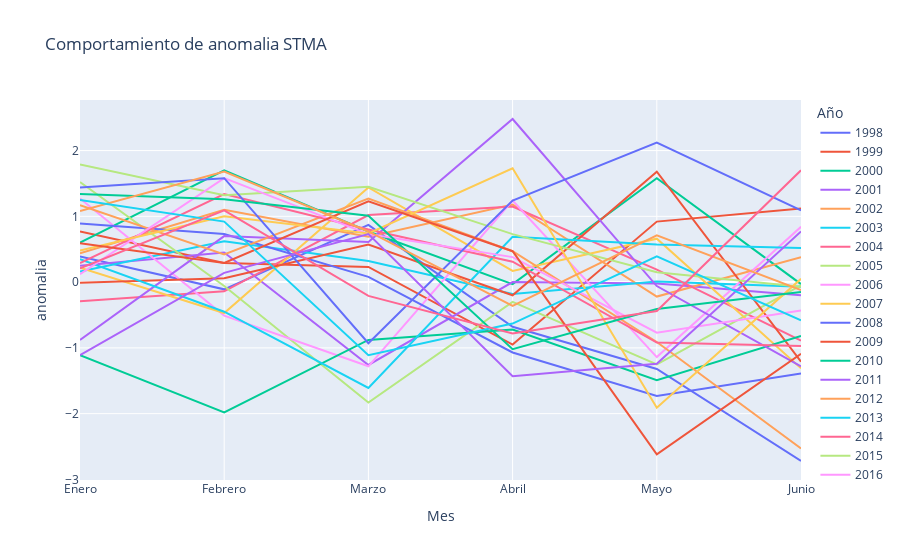

The notebook cell this image was saved under:
### Code cell
meses_orden = ["Enero", "Febrero", "Marzo", "Abril", "Mayo", "Junio"]
df_melted['Mes'] = pd.Categorical(df_melted['Mes'], categories=meses_orden, ordered=True)

# Graficar la serie de tiempo
fig = px.line(df_melted, x='Mes', y='a_atlantico', color='Año',
              labels={'Mes': 'Mes', 'a_atlantico': 'anomalia', 'Año': 'Año'},
              title='Comportamiento de anomalia STMA')

fig.show()

### Figure 1 — Plotly figure (JSON) as saved in the notebook; plotly's stock layout.template omitted (floating-point values rounded to 4 significant figures)
{"data": [{"hovertemplate": "Año=1998<br>Mes=%{x}<br>anomalia=%{y}<extra></extra>", "legendgroup": "1998", "line": {"color": "#636efa", "dash": "solid"}, "marker": {"symbol": "circle"}, "mode": "lines", "name": "1998", "orientation": "v", "showlegend": true, "type": "scatter", "x": ["Enero", "Febrero", "Marzo", "Abril", "Mayo", "Junio"], "xaxis": "x", "y": [0.39, -0.11, 0.87, -0.68, -1.32, -2.72], "yaxis": "y"}, {"hovertemplate": "Año=1999<br>Mes=%{x}<br>anomalia=%{y}<extra></extra>", "legendgroup": "1999", "line": {"color": "#EF553B", "dash": "solid"}, "marker": {"symbol": "circle"}, "mode": "lines", "name": "1999", "orientation": "v", "showlegend": true, "type": "scatter", "x": ["Enero", "Febrero", "Marzo", "Abril", "Mayo", "Junio"], "xaxis": "x", "y": [0.77, 0.29, 0.23, -0.95, 0.92, 1.12], "yaxis": "y"}, {"hovertemplate": "Año=2000<br>Mes=%{x}<br>anomalia=%{y}<extra></extra>", "legendgroup": "2000", "line": {"color": "#00cc96", "dash": "solid"}, "marker": {"symbol": "circle"}, "mode": "lines", "name": "2000", "orientation": "v", "showlegend": true, "type": "scatter", "x": ["Enero", "Febrero", "Marzo", "Abril", "Mayo", "Junio"], "xaxis": "x", "y": [0.6, 1.7, 0.77, -0.03, 1.58, -0.03], "yaxis": "y"}, {"hovertemplate": "Año=2001<br>Mes=%{x}<br>anomalia=%{y}<extra></extra>", "legendgroup": "2001", "line": {"color": "#ab63fa", "dash": "solid"}, "marker": {"symbol": "circle"}, "mode": "lines", "name": "2001", "orientation": "v", "showlegend": true, "type": "scatter", "x": ["Enero", "Febrero", "Marzo", "Abril", "Mayo", "Junio"], "xaxis": "x", "y": [0.25, 0.45, -1.26, 0, -0.02, -0.2], "yaxis": "y"}, {"hovertemplate": "Año=2002<br>Mes=%{x}<br>anomalia=%{y}<extra></extra>", "legendgroup": "2002", "line": {"color": "#FFA15A", "dash": "solid"}, "marker": {"symbol": "circle"}, "mode": "lines", "name": "2002", "orientation": "v", "showlegend": true, "type": "scatter", "x": ["Enero", "Febrero", "Marzo", "Abril", "Mayo", "Junio"], "xaxis": "x", "y": [0.44, 1.1, 0.69, 1.18, -0.22, 0.38], "yaxis": "y"}, {"hovertemplate": "Año=2003<br>Mes=%{x}<br>anomalia=%{y}<extra></extra>", "legendgroup": "2003", "line": {"color": "#19d3f3", "dash": "solid"}, "marker": {"symbol": "circle"}, "mode": "lines", "name": "2003", "orientation": "v", "showlegend": true, "type": "scatter", "x": ["Enero", "Febrero", "Marzo", "Abril", "Mayo", "Junio"], "xaxis": "x", "y": [0.16, 0.62, 0.32, -0.18, 0.01, -0.07], "yaxis": "y"}, {"hovertemplate": "Año=2004<br>Mes=%{x}<br>anomalia=%{y}<extra></extra>", "legendgroup": "2004", "line": {"color": "#FF6692", "dash": "solid"}, "marker": {"symbol": "circle"}, "mode": "lines", "name": "2004", "orientation": "v", "showlegend": true, "type": "scatter", "x": ["Enero", "Febrero", "Marzo", "Abril", "Mayo", "Junio"], "xaxis": "x", "y": [-0.29, -0.14, 1.02, 1.15, 0.19, -0.89], "yaxis": "y"}, {"hovertemplate": "Año=2005<br>Mes=%{x}<br>anomalia=%{y}<extra></extra>", "legendgroup": "2005", "line": {"color": "#B6E880", "dash": "solid"}, "marker": {"symbol": "circle"}, "mode": "lines", "name": "2005", "orientation": "v", "showlegend": true, "type": "scatter", "x": ["Enero", "Febrero", "Marzo", "Abril", "Mayo", "Junio"], "xaxis": "x", "y": [1.52, -0.06, -1.83, -0.3, -1.25, -0.05], "yaxis": "y"}, {"hovertemplate": "Año=2006<br>Mes=%{x}<br>anomalia=%{y}<extra></extra>", "legendgroup": "2006", "line": {"color": "#FF97FF", "dash": "solid"}, "marker": {"symbol": "circle"}, "mode": "lines", "name": "2006", "orientation": "v", "showlegend": true, "type": "scatter", "x": ["Enero", "Febrero", "Marzo", "Abril", "Mayo", "Junio"], "xaxis": "x", "y": [1.27, -0.51, -1.28, 1.24, -1.14, 0.84], "yaxis": "y"}, {"hovertemplate": "Año=2007<br>Mes=%{x}<br>anomalia=%{y}<extra></extra>", "legendgroup": "2007", "line": {"color": "#FECB52", "dash": "solid"}, "marker": {"symbol": "circle"}, "mode": "lines", "name": "2007", "orientation": "v", "showlegend": true, "type": "scatter", "x": ["Enero", "Febrero", "Marzo", "Abril", "Mayo", "Junio"], "xaxis": "x", "y": [0.22, -0.47, 1.44, 0.17, 0.66, -1.31], "yaxis": "y"}, {"hovertemplate": "Año=2008<br>Mes=%{x}<br>anomalia=%{y}<extra></extra>", "legendgroup": "2008", "line": {"color": "#636efa", "dash": "solid"}, "marker": {"symbol": "circle"}, "mode": "lines", "name": "2008", "orientation": "v", "showlegend": true, "type": "scatter", "x": ["Enero", "Febrero", "Marzo", "Abril", "Mayo", "Junio"], "xaxis": "x", "y": [0.89, 0.73, 0.08, -1.07, -1.73, -1.39], "yaxis": "y"}, {"hovertemplate": "Año=2009<br>Mes=%{x}<br>anomalia=%{y}<extra></extra>", "legendgroup": "2009", "line": {"color": "#EF553B", "dash": "solid"}, "marker": {"symbol": "circle"}, "mode": "lines", "name": "2009", "orientation": "v", "showlegend": true, "type": "scatter", "x": ["Enero", "Febrero", "Marzo", "Abril", "Mayo", "Junio"], "xaxis": "x", "y": [-0.01, 0.06, 0.57, -0.2, 1.68, -1.21], "yaxis": "y"}, {"hovertemplate": "Año=2010<br>Mes=%{x}<br>anomalia=%{y}<extra></extra>", "legendgroup": "2010", "line": {"color": "#00cc96", "dash": "solid"}, "marker": {"symbol": "circle"}, "mode": "lines", "name": "2010", "orientation": "v", "showlegend": true, "type": "scatter", "x": ["Enero", "Febrero", "Marzo", "Abril", "Mayo", "Junio"], "xaxis": "x", "y": [-1.11, -1.98, -0.88, -0.72, -1.49, -0.82], "yaxis": "y"}, {"hovertemplate": "Año=2011<br>Mes=%{x}<br>anomalia=%{y}<extra></extra>", "legendgroup": "2011", "line": {"color": "#ab63fa", "dash": "solid"}, "marker": {"symbol": "circle"}, "mode": "lines", "name": "2011", "orientation": "v", "showlegend": true, "type": "scatter", "x": ["Enero", "Febrero", "Marzo", "Abril", "Mayo", "Junio"], "xaxis": "x", "y": [-0.88, 0.7, 0.61, 2.48, -0.06, -1.28], "yaxis": "y"}, {"hovertemplate": "Año=2012<br>Mes=%{x}<br>anomalia=%{y}<extra></extra>", "legendgroup": "2012", "line": {"color": "#FFA15A", "dash": "solid"}, "marker": {"symbol": "circle"}, "mode": "lines", "name": "2012", "orientation": "v", "showlegend": true, "type": "scatter", "x": ["Enero", "Febrero", "Marzo", "Abril", "Mayo", "Junio"], "xaxis": "x", "y": [1.17, 0.42, 1.27, 0.47, -0.91, -2.53], "yaxis": "y"}, {"hovertemplate": "Año=2013<br>Mes=%{x}<br>anomalia=%{y}<extra></extra>", "legendgroup": "2013", "line": {"color": "#19d3f3", "dash": "solid"}, "marker": {"symbol": "circle"}, "mode": "lines", "name": "2013", "orientation": "v", "showlegend": true, "type": "scatter", "x": ["Enero", "Febrero", "Marzo", "Abril", "Mayo", "Junio"], "xaxis": "x", "y": [0.35, -0.45, -1.61, 0.69, 0.57, 0.52], "yaxis": "y"}, {"hovertemplate": "Año=2014<br>Mes=%{x}<br>anomalia=%{y}<extra></extra>", "legendgroup": "2014", "line": {"color": "#FF6692", "dash": "solid"}, "marker": {"symbol": "circle"}, "mode": "lines", "name": "2014", "orientation": "v", "showlegend": true, "type": "scatter", "x": ["Enero", "Febrero", "Marzo", "Abril", "Mayo", "Junio"], "xaxis": "x", "y": [0.29, 1.34, 0.8, 0.31, -0.92, -0.97], "yaxis": "y"}, {"hovertemplate": "Año=2015<br>Mes=%{x}<br>anomalia=%{y}<extra></extra>", "legendgroup": "2015", "line": {"color": "#B6E880", "dash": "solid"}, "marker": {"symbol": "circle"}, "mode": "lines", "name": "2015", "orientation": "v", "showlegend": true, "type": "scatter", "x": ["Enero", "Febrero", "Marzo", "Abril", "Mayo", "Junio"], "xaxis": "x", "y": [1.79, 1.32, 1.45, 0.73, 0.15, -0.07], "yaxis": "y"}, {"hovertemplate": "Año=2016<br>Mes=%{x}<br>anomalia=%{y}<extra></extra>", "legendgroup": "2016", "line": {"color": "#FF97FF", "dash": "solid"}, "marker": {"symbol": "circle"}, "mode": "lines", "name": "2016", "orientation": "v", "showlegend": true, "type": "scatter", "x": ["Enero", "Febrero", "Marzo", "Abril", "Mayo", "Junio"], "xaxis": "x", "y": [0.12, 1.58, 0.73, 0.38, -0.77, -0.43], "yaxis": "y"}, {"hovertemplate": "Año=2017<br>Mes=%{x}<br>anomalia=%{y}<extra></extra>", "legendgroup": "2017", "line": {"color": "#FECB52", "dash": "solid"}, "marker": {"symbol": "circle"}, "mode": "lines", "name": "2017", "orientation": "v", "showlegend": true, "type": "scatter", "x": ["Enero", "Febrero", "Marzo", "Abril", "Mayo", "Junio"], "xaxis": "x", "y": [0.48, 1, 0.74, 1.73, -1.91, 0.05], "yaxis": "y"}, {"hovertemplate": "Año=2018<br>Mes=%{x}<br>anomalia=%{y}<extra></extra>", "legendgroup": "2018", "line": {"color": "#636efa", "dash": "solid"}, "marker": {"symbol": "circle"}, "mode": "lines", "name": "2018", "orientation": "v", "showlegend": true, "type": "scatter", "x": ["Enero", "Febrero", "Marzo", "Abril", "Mayo", "Junio"], "xaxis": "x", "y": [1.44, 1.58, -0.93, 1.24, 2.12, 1.09], "yaxis": "y"}, {"hovertemplate": "Año=2019<br>Mes=%{x}<br>anomalia=%{y}<extra></extra>", "legendgroup": "2019", "line": {"color": "#EF553B", "dash": "solid"}, "marker": {"symbol": "circle"}, "mode": "lines", "name": "2019", "orientation": "v", "showlegend": true, "type": "scatter", "x": ["Enero", "Febrero", "Marzo", "Abril", "Mayo", "Junio"], "xaxis": "x", "y": [0.59, 0.29, 1.23, 0.47, -2.62, -1.09], "yaxis": "y"}, {"hovertemplate": "Año=2020<br>Mes=%{x}<br>anomalia=%{y}<extra></extra>", "legendgroup": "2020", "line": {"color": "#00cc96", "dash": "solid"}, "marker": {"symbol": "circle"}, "mode": "lines", "name": "2020", "orientation": "v", "showlegend": true, "type": "scatter", "x": ["Enero", "Febrero", "Marzo", "Abril", "Mayo", "Junio"], "xaxis": "x", "y": [1.34, 1.26, 1.01, -1.02, -0.41, -0.15], "yaxis": "y"}, {"hovertemplate": "Año=2021<br>Mes=%{x}<br>anomalia=%{y}<extra></extra>", "legendgroup": "2021", "line": {"color": "#ab63fa", "dash": "solid"}, "marker": {"symbol": "circle"}, "mode": "lines", "name": "2021", "orientation": "v", "showlegend": true, "type": "scatter", "x": ["Enero", "Febrero", "Marzo", "Abril", "Mayo", "Junio"], "xaxis": "x", "y": [-1.11, 0.14, 0.73, -1.43, -1.24, 0.77], "yaxis": "y"}, {"hovertemplate": "Año=2022<br>Mes=%{x}<br>anomalia=%{y}<extra></extra>", "legendgroup": "2022", "line": {"color": "#FFA15A", "dash": "solid"}, "marker": {"symbol": "circle"}, "mode": "lines", "name": "2022", "orientation": "v", "showlegend": true, "type": "scatter", "x": ["Enero", "Febrero", "Marzo", "Abril", "Mayo", "Junio"], "xaxis": "x", "y": [1.08, 1.68, 0.77, -0.36, 0.71, -0.12], "yaxis": "y"}, {"hovertemplate": "Año=2023<br>Mes=%{x}<br>anomalia=%{y}<extra></extra>", "legendgroup": "2023", "line": {"color": "#19d3f3", "dash": "solid"}, "marker": {"symbol": "circle"}, "mode": "lines", "name": "2023", "orientation": "v", "showlegend": true, "type": "scatter", "x": ["Enero", "Febrero", "Marzo", "Abril", "Mayo", "Junio"], "xaxis": "x", "y": [1.25, 0.92, -1.11, -0.63, 0.39, -0.58], "yaxis": "y"}, {"hovertemplate": "Año=2024<br>Mes=%{x}<br>anomalia=%{y}<extra></extra>", "legendgroup": "2024", "line": {"color": "#FF6692", "dash": "solid"}, "marker": {"symbol": "circle"}, "mode": "lines", "name": "2024", "orientation": "v", "showlegend": true, "type": "scatter", "x": ["Enero", "Febrero", "Marzo", "Abril", "Mayo", "Junio"], "xaxis": "x", "y": [0.21, 1.09, -0.21, -0.78, -0.44, 1.7], "yaxis": "y"}], "layout": {"legend": {"title": {"text": "Año"}, "tracegroupgap": 0}, "title": {"text": "Comportamiento de anomalia STMA"}, "xaxis": {"anchor": "y", "domain": [0, 1], "title": {"text": "Mes"}}, "yaxis": {"anchor": "x", "domain": [0, 1], "title": {"text": "anomalia"}}}}
